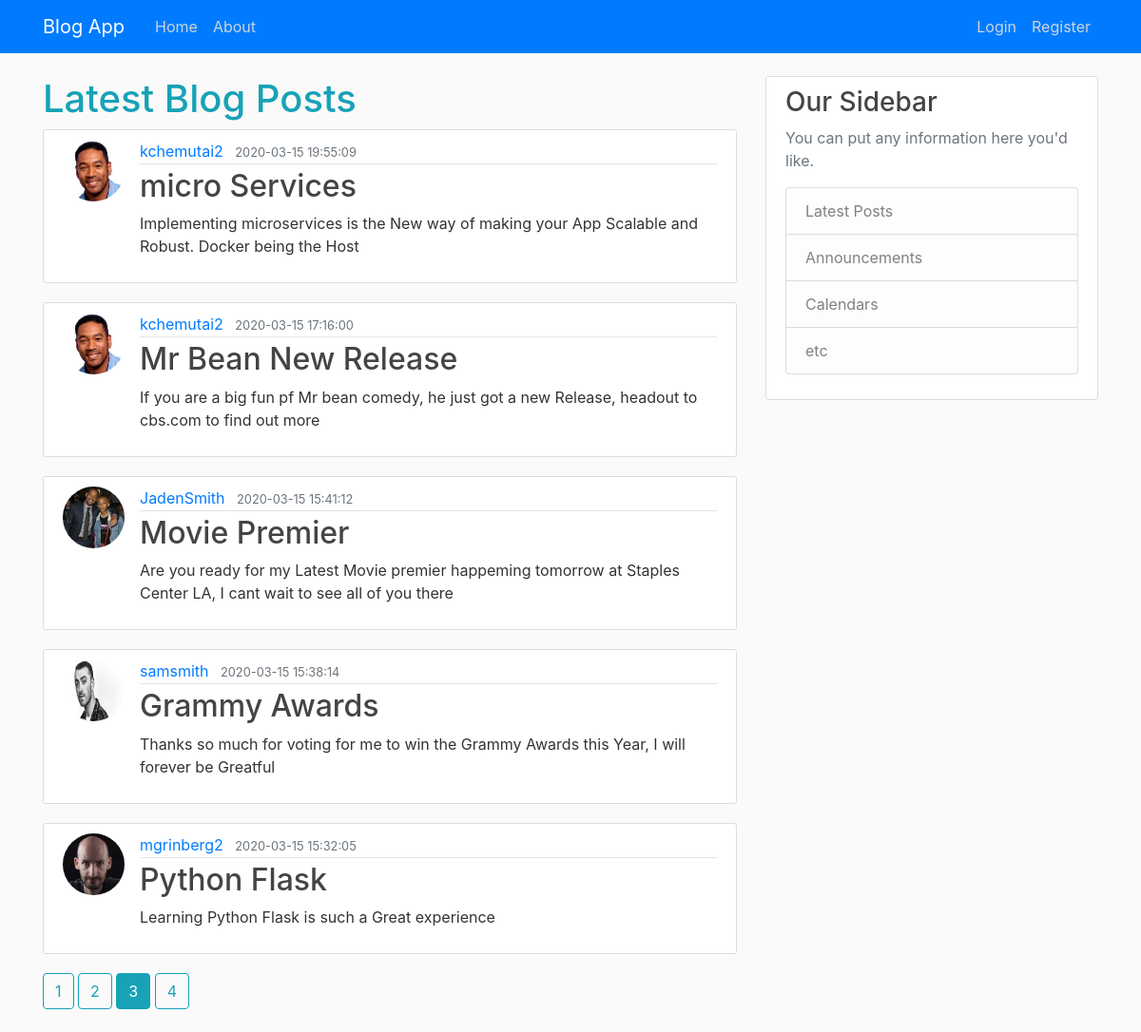
Screenshot of /home?page=3 with the database file from the repository.
### blog/models.py (models this page shows, shortened)
class Post(db.Model):
    id = db.Column(db.Integer, primary_key=True)
    title = db.Column(db.String(120), nullable=False)
    date_posted = db.Column(db.DateTime, nullable=False, default=datetime.utcnow)
    content = db.Column(db.Text, nullable=False)
    user_id = db.Column(db.Integer, db.ForeignKey('user.id'), nullable=False)

class User(db.Model, UserMixin):
    id = db.Column(db.Integer, primary_key=True)
    username = db.Column(db.String(20), unique=True, nullable=False)
    email = db.Column(db.String(120), unique=True, nullable=False)
    image_file = db.Column(db.String(20), nullable=False, default = 'default.jpg')
    password = db.Column(db.String(60), nullable=False)
    posts = db.relationship('Post', backref='author', lazy=True)

### blog/routes.py (the view)
@app.route('/')
@app.route('/home')
def home():
    page = request.args.get('page', 1, type=int)
    posts = Post.query.order_by(Post.date_posted.desc()).paginate(page=page, per_page=5)
    return render_template('index.html', posts=posts)

### blog/templates/index.html
{% extends "layout.html" %}
{% block content %}
    <h1 class="text-info">Latest Blog Posts</h1>
    {% for post in posts.items %}
        <article class="media content-section">
          <img src="{{url_for('static', filename='images/' + post.author.image_file)}}" alt="" class="rounded-circle article-img">
          <div class="media-body">
            <div class="article-metadata">
              <a class="mr-2" href="{{ url_for('user_posts', username=post.author.username) }}">{{ post.author.username }}</a>
              <small class="text-muted">{{ post.date_posted.strftime('%Y-%m-%d  %H:%M:%S') }}</small>
            </div>
            <h2><a class="article-title" href="{{ url_for('post', post_id=post.id)}}">{{ post.title }}</a></h2>
            <p class="article-content">{{ post.content }}</p>
          </div>
        </article>
    {% endfor %}
    {% for page_num in posts.iter_pages(left_edge=1, right_edge=1, left_current=1, right_current=2) %}
      {% if page_num %}
        {% if posts.page == page_num %}
          <a class="btn btn-info mb-4 " href="{{ url_for('home', page=page_num )}}">{{page_num}}</a>
        {% else %}
          <a class="btn btn-outline-info mb-4 " href="{{ url_for('home', page=page_num )}}">{{page_num}}</a>
        {% endif %}
      {% else %}
        ...
      {% endif %}
    {% endfor %}
{% endblock%}

### blog/static/main.css (style rules this page uses)
body { background: #fafafa; color: #333333; margin-top: 5rem; }
h1, h2, h3, h4, h5, h6 { color: #444444; }
.content-section { background: #ffffff; padding: 10px 20px; border: 1px solid #dddddd; border-radius: 3px; margin-bottom: 20px; }
.article-title { color: #444444; }
.article-content { white-space: pre-line; }
.article-img { height: 65px; width: 65px; margin-right: 16px; }
.article-metadata { padding-bottom: 1px; margin-bottom: 4px; border-bottom: 1px solid #e3e3e3 }

### rows the page displays
Post: image_file (picture), author.username "kchemutai2", date_posted "2020-03-15 19:55:09", title "micro Services", content "Implementing microservices is the New way of making your App Scalable and Robust. Docker being the Host"
Post: image_file (picture), author.username "kchemutai2", date_posted "2020-03-15 17:16:00", title "Mr Bean New Release", content "If you are a big fun pf Mr bean comedy, he just got a new Release, headout to cbs.com to find out more"
Post: image_file (picture), author.username "JadenSmith", date_posted "2020-03-15 15:41:12", title "Movie Premier", content "Are you ready for my Latest Movie premier happeming tomorrow at Staples Center LA, I cant wait to see all of you there"
Post: image_file (picture), author.username "samsmith", date_posted "2020-03-15 15:38:14", title "Grammy Awards", content "Thanks so much for voting for me to win the Grammy Awards this Year, I will forever be Greatful"
Post: image_file (picture), author.username "mgrinberg2", date_posted "2020-03-15 15:32:05", title "Python Flask", content "Learning Python Flask is such a Great experience"

### other values shown
{{ page_num }} "1" "2" "4"
{{ page_num }} "3"
